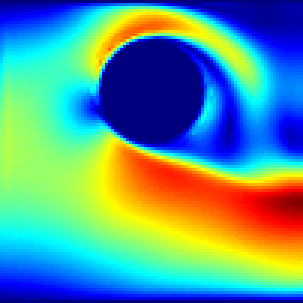
#> input picture palabos-v2.0r0/examples/showCases/cylinder2d/small/1002.gif, 101 x 101 px, found by its file name (shown 3 times larger); its folder holds 4 pictures in this run
$ python load_data.py
#> lines starting #> are read from the running program, lines starting #| are printed output that depends on the picture
import numpy as np
from PIL import Image
import cv2
import os
import os.path
from sklearn.model_selection import train_test_split


def load_data( path ): # path with respect to current directy
#> called with path = '/data/small/'
	cur_dir = os.getcwd()
	path = cur_dir + path
	images = sorted(os.listdir(path))

	data = []
	for filename in images:
		image = Image.open(path + filename)
#> image is the input picture: PIL image 101x101 P; mean R, G, B 88.9, 148.6, 146
		image = np.asarray(image)
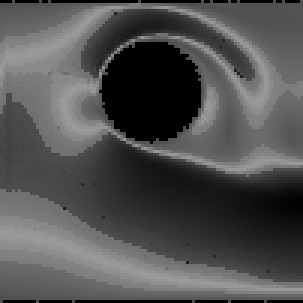
#> image: shape (101, 101) (shown 3 times larger); min 0, max 154, mean 80.5
		image = image.astype('float32') / 255
		data.append(np.asarray(image))
#> pass 2 of the loop in load_data, `for filename in images:`:
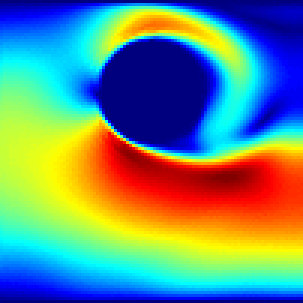
#> input picture palabos-v2.0r0/examples/showCases/cylinder2d/small/1014.gif, 101 x 101 px, found by its file name (shown 3 times larger)
#> in load_data, image is the input picture: PIL image 101x101 P; mean R, G, B 102.3, 138.1, 129.7
#> in load_data, `image = np.asarray(image)`:
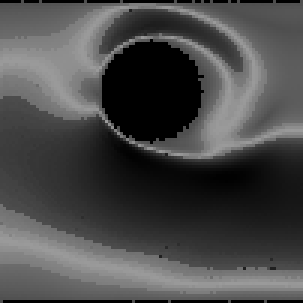
#> image: shape (101, 101) (shown 3 times larger); min 0, max 154, mean 73.3
#> pass 3 of the loop in load_data, `for filename in images:`:
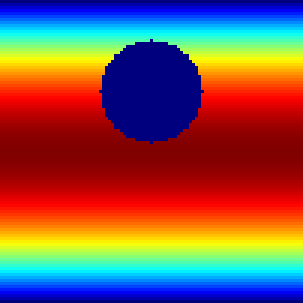
#> input picture palabos-v2.0r0/examples/showCases/cylinder2d/small/103.gif, 101 x 101 px, found by its file name (shown 3 times larger)
#> in load_data, image is the input picture: PIL image 101x101 P; mean R, G, B 129.1, 86.1, 82
#> in load_data, `image = np.asarray(image)`:
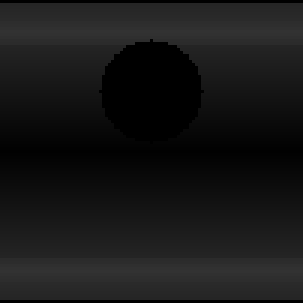
#> image: shape (101, 101) (shown 3 times larger); min 0, max 50, mean 23.4
#> in load_data, `image = image.astype('float32') / 255`:
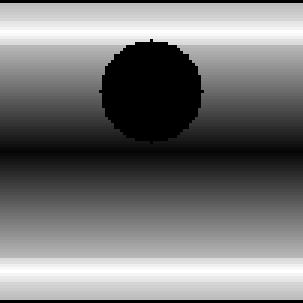
#> image: shape (101, 101) float32 (shown 3 times larger); min 0, max 0.196, mean 0.0917; drawn with min black and max white
#> the loop made 4 passes; the first 3 are shown

	data = np.array(data)
	return data


small = load_data("/data/small/")
small.reshape(small.shape[0], small.shape[1], small.shape[2], 1)
sm = small[:, 0:100, 0:100]
print(sm.shape)
#| (4, 100, 100)
big = load_data("/data/big/")
#> (the run stopped early here; a loop or call above may not have finished)
